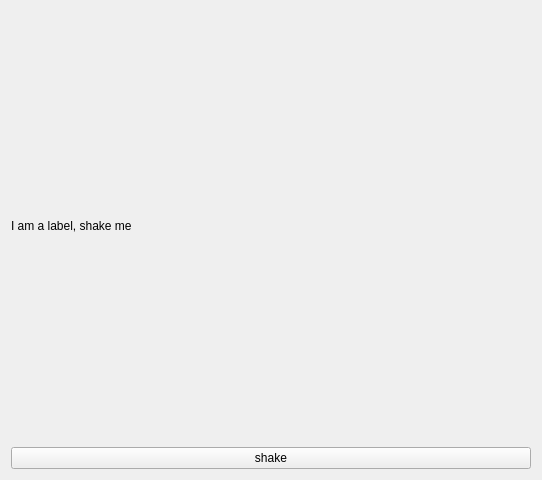
<?xml version="1.0" encoding="UTF-8"?>
<ui version="4.0">
 <class>Widget</class>
 <widget class="QWidget" name="Widget">
  <property name="geometry">
   <rect>
    <x>0</x>
    <y>0</y>
    <width>542</width>
    <height>480</height>
   </rect>
  </property>
  <property name="windowTitle">
   <string>Widget</string>
  </property>
  <layout class="QVBoxLayout" name="verticalLayout">
   <item>
    <spacer name="verticalSpacer_2">
     <property name="orientation">
      <enum>Qt::Vertical</enum>
     </property>
     <property name="sizeHint" stdset="0">
      <size>
       <width>20</width>
       <height>40</height>
      </size>
     </property>
    </spacer>
   </item>
   <item>
    <widget class="ShakeLabel" name="label">
     <property name="text">
      <string>I am a label, shake me</string>
     </property>
    </widget>
   </item>
   <item>
    <spacer name="verticalSpacer">
     <property name="orientation">
      <enum>Qt::Vertical</enum>
     </property>
     <property name="sizeHint" stdset="0">
      <size>
       <width>20</width>
       <height>40</height>
      </size>
     </property>
    </spacer>
   </item>
   <item>
    <widget class="QPushButton" name="pushButton">
     <property name="text">
      <string>shake</string>
     </property>
    </widget>
   </item>
  </layout>
 </widget>
 <customwidgets>
  <customwidget>
   <class>ShakeLabel</class>
   <extends>QLabel</extends>
   <header>../../../../ShakeLabel/shakelabel.h</header>
  </customwidget>
 </customwidgets>
 <resources/>
 <connections/>
</ui>
